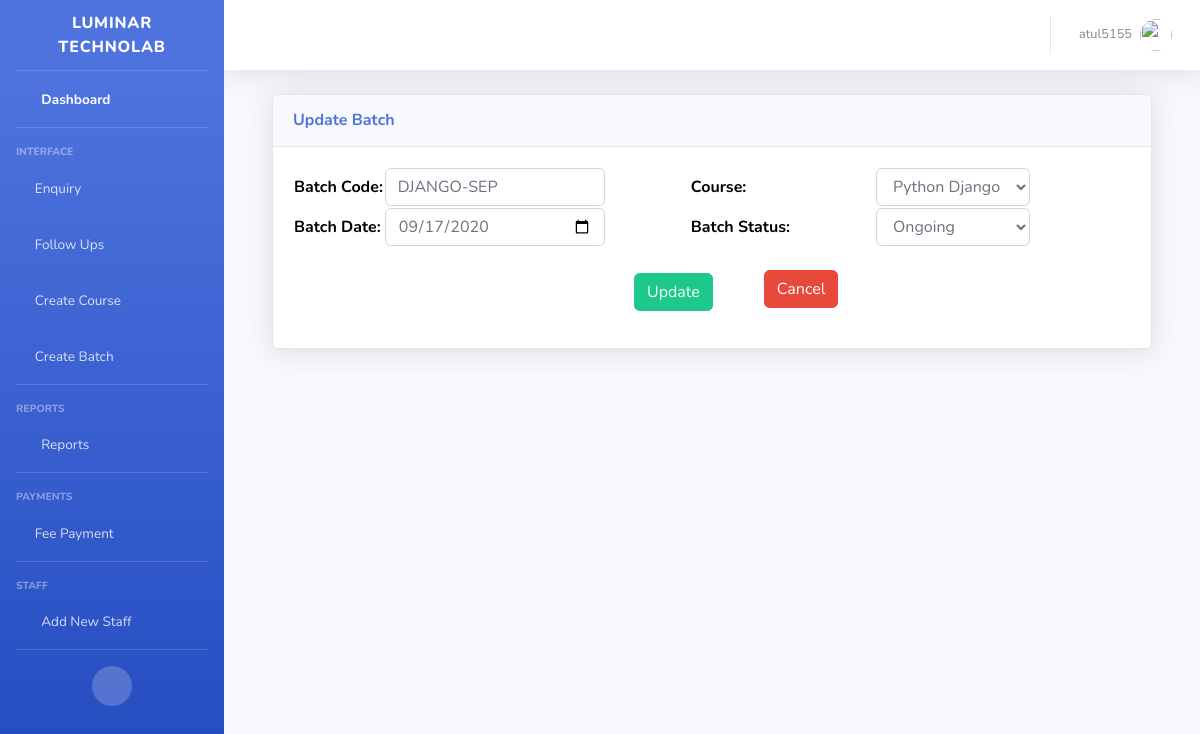
Page /updatebatch/3 (signed in) on the committed database.
### studentenquiry/models.py (models this page shows, shortened)
class  Batch(models.Model):
    batch_code=models.CharField(max_length=50,unique=True)
    course=models.ForeignKey(Course,on_delete=models.CASCADE)
    batch_date=models.DateField(default=date.today())
    action=(
        ('1','Yet to begin'),
        ('2','Ongoing'),
        ('3','Completed')
    )
    batch_status=models.CharField(max_length=30,choices=action)
    class Meta:
        ordering=['-batch_date']

### studentenquiry/views.py (the view, shortened to what this page needs)
# urls.py: path('updatebatch/<int:pk>',BatchUpdate.as_view(),name='updatebatch'),
class BatchUpdate(TemplateView):
    model=Batch
    template_name = "batch/batchupdate.html"
    form_class=BatchUpdateForm
    @method_decorator(login_required)
    def dispatch(self, request, *args, **kwargs):
        return super(BatchUpdate, self).dispatch(request, *args, **kwargs)
    def get(self, request, *args, **kwargs):
        b_id=self.kwargs.get('pk')
        qs=Batch.objects.get(id=b_id)
        form=self.form_class(instance=qs)
        context={}
        context['form']=form
        return render(request,self.template_name,context)

### studentenquiry/forms.py (shortened to what this page needs)
class BatchUpdateForm(ModelForm):
    class Meta:
        model=Batch
        fields=['batch_code','course','batch_date','batch_status']
        widgets={
            'batch_code':forms.TextInput(attrs={'class':'form-control'}),
            'course': forms.Select(attrs={'class': 'form-control'}),
            'batch_date': forms.DateInput(attrs={'class': 'form-control', 'type': 'date'}),
            'batch_status': forms.Select(attrs={'class': 'form-control'}),
        }

### studentenquiry/models.py (called while the page is built)
    def __str__(self):
        return self.course_name

### templates/batch/batchupdate.html (shortened to what this page needs)
{% extends 'base.html' %}
{% block content %}
    <div class="container">
        <div class="row">
            <div class="col-md-12">
                <div class="card shadow mb-4">
                    <a href="#collapseCardExample" class="d-block card-header py-3" data-toggle="collapse" role="button" aria-expanded="true" aria-controls="collapseCardExample">
                            <h6 class="m-0 font-weight-bold text-primary">Update Batch</h6>
                    </a>
                    <div class="collapse show" id="collapseCardExample">
                        <div class="card-body">
                            <form method="post" id="batchfrm">
                            <table>
                                <thead>
                                    <tr>
                                        <th>Batch Code:</th>
                                        <td>{{form.batch_code}}</td>
                                        <th class="formtab">Course:</th>
                                        <td class="formtab">{{form.course}}</td>
                                    </tr>
                                    <tr>
                                        <th>Batch Date:</th>
                                        <td>{{form.batch_date}}</td>
                                        <th class="formtab">Batch Status:</th>
                                        <td class="formtab">{{form.batch_status}}</td>
                                    </tr>
                                </thead>
                            </table>
                            <table>
                                <tr>
                                    <td>
                                        <input type="submit" class="btn btn-success" value="Update" id="batchupdatetab">
                                    </td>
                                    <td id="cancel_update">
                                        <a href="{% url 'createbatch' %}" class="btn btn-danger" >Cancel</a>
                                    </td>
                                </tr>
                            </table>
                        </form>
                    </div>
                </div>
            </div>
        </div>
    </div>
{% endblock %}

### templates/base.html (shortened to what this page needs)
<!DOCTYPE html>
{% load static %}
<html lang="en">
<head>
  <link href="{% static 'vendor/fontawesome-free/css/all.min.css' %}" rel="stylesheet" type="text/css">
  <link rel="stylesheet" href="{% static 'css/enq_project.css' %}">
  <link rel="stylesheet" href="{% static 'css/batch.css' %}">
  <link rel="stylesheet" href="{% static 'css/courses.css' %}">
  <link rel="stylesheet" href="{% static 'css/report.css' %}">
  <link rel="stylesheet" href="{% static 'css/payment.css' %}">
  <link rel="stylesheet" href="{% static 'css/follow.css' %}">
  <link href="{% static 'css/sb-admin-2.min.css' %}" rel="stylesheet">
  <link href="{% static 'vendor/datatables/dataTables.bootstrap4.min.css' %}" rel="stylesheet">
</head>
<body >
<div id="wrapper">
  <ul class="navbar-nav bg-gradient-primary sidebar sidebar-dark accordion" id="accordionSidebar">
      <a class="sidebar-brand d-flex align-items-center justify-content-center" href="">
        <div class="sidebar-brand-text mx-3">Luminar Technolab</div>
      </a>
      <hr class="sidebar-divider my-0">
      <li class="nav-item active">
        <a class="nav-link" href="{% url 'index' %}">
          <i class="fas fa-fw fa-tachometer-alt"></i>
          <span>Dashboard</span></a>
      </li>
      <hr class="sidebar-divider">
      <div class="sidebar-heading">
        Interface
      </div>
      <li class="nav-item">
        <a class="nav-link collapsed" href="#" data-toggle="collapse" data-target="#collapseTwo" aria-expanded="true" aria-controls="collapseTwo">
          <i class="fa fa-edit"></i>
          <span>Enquiry</span>
        </a>
      </li>
      <li class="nav-item">
        <a class="nav-link collapsed" href="#" data-toggle="collapse" data-target="#collapseUtilities" aria-expanded="true" aria-controls="collapseUtilities">
          <i class="fa fa-calendar"></i>
          <span>Follow Ups</span>
        </a>
      </li>
      <li class="nav-item">
        <a class="nav-link" href="{%url 'createcourse'%}">
          <i class="fa fa-book"></i>
          <span>Create Course</span></a>
      </li>
    <li class="nav-item">
      <a class="nav-link" href="{%url 'createbatch'%}">
        <i class="fa fa-folder-open"></i>
        <span>Create Batch</span></a>
    </li>
    <hr class="sidebar-divider">
    <div class="sidebar-heading">Reports</div>
    <li class="nav-item">
      <a class="nav-link collapsed" href="#" data-toggle="collapse" data-target="#collapsePages" aria-expanded="true" aria-controls="collapsePages">
        <i class="fas fa-fw fa-folder"></i>
        <span>Reports</span>
      </a>
    </li>
    <hr class="sidebar-divider">
    <div class="sidebar-heading">Payments</div>
    <li class="nav-item">
      <a class="nav-link collapsed" href="#" data-toggle="collapse" data-target="#collapsePayments" aria-expanded="true" aria-controls="collapsePages">
        <i class="far fa-credit-card"></i>
        <span>Fee Payment</span>
      </a>
    </li>
    <hr class="sidebar-divider">
    <div class="sidebar-heading">Staff</div>
    <li class="nav-item">
      <a class="nav-link collapsed" href="#" data-toggle="collapse" data-target="#collapseStaff" aria-expanded="true" aria-controls="collapsePages">
        <i class="fas fa-fw fa-user"></i>
        <span>Add New Staff</span>
      </a>
    </li>
    <hr class="sidebar-divider">
    <div class="text-center d-none d-md-inline">
      <button class="rounded-circle border-0" id="sidebarToggle"></button>
    </div>
  </ul>
  <div id="content-wrapper" class="d-flex flex-column">
    <div id="content">
      <nav class="navbar navbar-expand navbar-light bg-white topbar mb-4 static-top shadow">
        <ul class="navbar-nav ml-auto">
            <li class="nav-item dropdown no-arrow mx-1">
              <a class="nav-link dropdown-toggle" href="#" id="alertsDropdown" role="button" data-toggle="dropdown" aria-haspopup="true" aria-expanded="false">
                <i class="fas fa-bell fa-fw"></i>
              </a>
            </li>
            <li class="nav-item dropdown no-arrow mx-1">
              <a class="nav-link dropdown-toggle" href="#" id="messagesDropdown" role="button" data-toggle="dropdown" aria-haspopup="true" aria-expanded="false">
                <i class="fas fa-envelope fa-fw"></i>
              </a>
            </li>
          <li class="nav-item dropdown no-arrow">
            <a class="nav-link dropdown-toggle" href="#" id="userDropdown" role="button" data-toggle="dropdown" aria-haspopup="true" aria-expanded="false">
              <span class="mr-2 d-none d-lg-inline text-gray-600 small">{{request.user}}</span>
              <img class="img-profile rounded-circle" src="https://source.unsplash.com/QAB-WJcbgJk/60x60">
            </a>
            </li>
        </ul>
      </nav>
<div class="container-fluid">
  {% block content %}
  {% endblock %}
</div>
    </div>
  </div>
</div>
</body>
</html>

### studentenquiry/static/css/enq_project.css (style rules this page uses)
.formtab { padding-left:85px; }
form { line-height:55px; }
td { text-align:center; color:black; font-weight:bolder; }
th { text-align:center; color:black; font-weight:bolder; }

### studentenquiry/static/css/courses.css (style rules this page uses)
td,th { text-align:center; }
#cancel_update { margin-top:30px; margin-left:150px; }

### templates/batch/batchupdate.html (style rules this page uses)
#batchupdatetab { margin-left:340px; margin-top:25px; }
#cancel_update { padding-left:50px; padding-top:20px; }

### rows in the picture
Batch: batch_code "DJANGO-SEP", course "Python Django", batch_date "09/17/2020", batch_status "Ongoing"

### other values in the picture
{{ request.user }} "atul5155"
